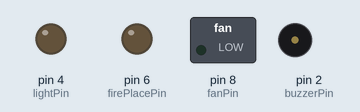
This sketch was run on a simulated Arduino Uno, built with avr-gcc and run on an emulated ATmega328P. Parts: switched loads named in the sketch (green lamp = pin HIGH), output pins drawn as LEDs (lit = HIGH), buzzer (waves = sounding, pin HIGH).

Above: at 0.1 s.
At 5.1 s:
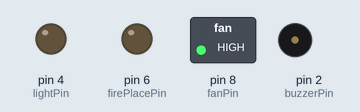
At 9.1 s:
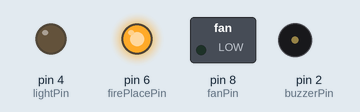
At 11.1 s:
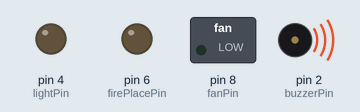
At 14.1 s:
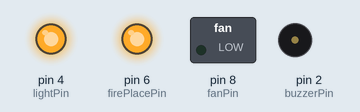
At 39.1 s:
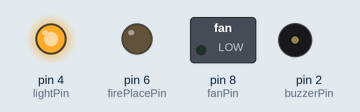
Timing chart, 0 to 40.0 s (numbered marks = the images above):
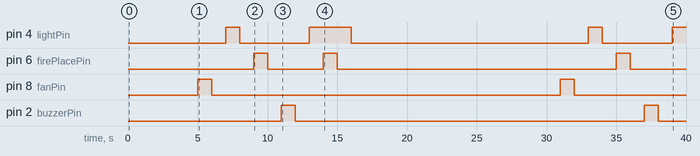

The sketch:

lab4Test.ino
```cpp
//Test digital outputs

//pins
int fanPin = 8;
int lightPin = 4;
int firePlacePin = 6;
int buzzerPin = 2;

void setup() {
  pinMode(fanPin, OUTPUT);
  pinMode(lightPin, OUTPUT);
  pinMode(firePlacePin, OUTPUT);
  pinMode(buzzerPin, OUTPUT);
}

void loop() {
  delay(5000);
  digitalWrite(fanPin, HIGH);
  delay(1000);
  digitalWrite(fanPin, LOW);
  delay(1000);
  digitalWrite(lightPin, HIGH);
  delay(1000);
  digitalWrite(lightPin, LOW);
  delay(1000);
  digitalWrite(firePlacePin, HIGH);
  delay(1000);
  digitalWrite(firePlacePin, LOW);
  delay(1000);
  digitalWrite(buzzerPin, HIGH);
  delay(1000);
  digitalWrite(buzzerPin, LOW);
  delay(1000);
  digitalWrite(lightPin, HIGH);
  delay(1000);
  digitalWrite(firePlacePin, HIGH);
  delay(1000);
  digitalWrite(firePlacePin, LOW);
  delay(1000);
  digitalWrite(lightPin, LOW);
  delay(10000);
}
```

Measured:
- by itself, pin 4 (lightPin): goes HIGH 1.0 s, LOW 5.0 s, HIGH 3.0 s, LOW 17.0 s, HIGH 1.0 s, LOW 5.0 s, then HIGH
- by itself, pin 6 (firePlacePin): goes HIGH 1.0 s, LOW 4.0 s, HIGH 1.0 s, LOW 20.0 s, HIGH 1.0 s, then LOW
- by itself, pin 8 (fanPin), pin 2 (buzzerPin): alternates HIGH for 1.0 s and LOW for 25.0 s
